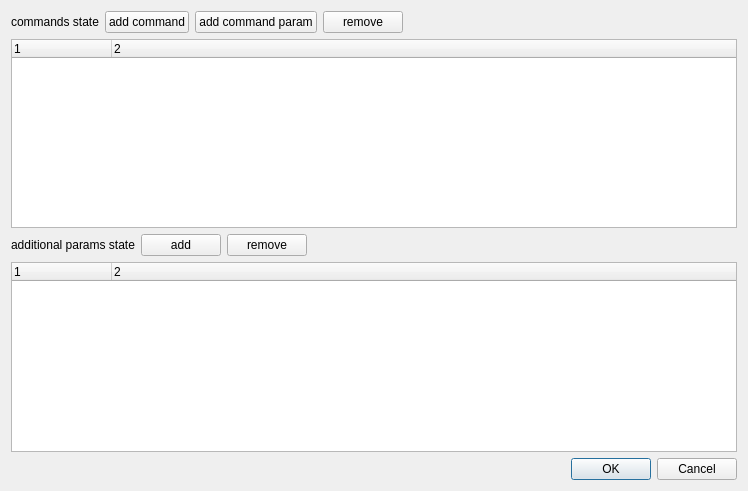
<?xml version="1.0" encoding="UTF-8"?>
<ui version="4.0">
 <class>DeviceStateMapEditDialog</class>
 <widget class="QDialog" name="DeviceStateMapEditDialog">
  <property name="geometry">
   <rect>
    <x>0</x>
    <y>0</y>
    <width>748</width>
    <height>491</height>
   </rect>
  </property>
  <property name="windowTitle">
   <string>State edit</string>
  </property>
  <layout class="QVBoxLayout" name="verticalLayout">
   <item>
    <widget class="QWidget" name="widget" native="true">
     <layout class="QHBoxLayout" name="horizontalLayout">
      <property name="leftMargin">
       <number>0</number>
      </property>
      <property name="topMargin">
       <number>0</number>
      </property>
      <property name="rightMargin">
       <number>0</number>
      </property>
      <property name="bottomMargin">
       <number>0</number>
      </property>
      <item>
       <widget class="QLabel" name="label">
        <property name="text">
         <string>commands state</string>
        </property>
       </widget>
      </item>
      <item>
       <widget class="QPushButton" name="addCmdBtn">
        <property name="text">
         <string>add command</string>
        </property>
       </widget>
      </item>
      <item>
       <widget class="QPushButton" name="addCmdParamBtn">
        <property name="text">
         <string>add command param</string>
        </property>
       </widget>
      </item>
      <item>
       <widget class="QPushButton" name="delCmdElemBtn">
        <property name="text">
         <string>remove</string>
        </property>
       </widget>
      </item>
      <item>
       <spacer name="horizontalSpacer">
        <property name="orientation">
         <enum>Qt::Horizontal</enum>
        </property>
        <property name="sizeHint" stdset="0">
         <size>
          <width>40</width>
          <height>20</height>
         </size>
        </property>
       </spacer>
      </item>
     </layout>
    </widget>
   </item>
   <item>
    <widget class="QTreeWidget" name="commandsStateTree">
     <property name="columnCount">
      <number>2</number>
     </property>
     <column>
      <property name="text">
       <string notr="true">1</string>
      </property>
     </column>
     <column>
      <property name="text">
       <string notr="true">2</string>
      </property>
     </column>
    </widget>
   </item>
   <item>
    <widget class="QWidget" name="widget_2" native="true">
     <layout class="QHBoxLayout" name="horizontalLayout_2">
      <property name="leftMargin">
       <number>0</number>
      </property>
      <property name="topMargin">
       <number>0</number>
      </property>
      <property name="rightMargin">
       <number>0</number>
      </property>
      <property name="bottomMargin">
       <number>0</number>
      </property>
      <item>
       <widget class="QLabel" name="label_2">
        <property name="text">
         <string>additional params state</string>
        </property>
       </widget>
      </item>
      <item>
       <widget class="QPushButton" name="addAdditParamBtn">
        <property name="text">
         <string>add</string>
        </property>
       </widget>
      </item>
      <item>
       <widget class="QPushButton" name="delAdditParamBtn">
        <property name="text">
         <string>remove</string>
        </property>
       </widget>
      </item>
      <item>
       <spacer name="horizontalSpacer_2">
        <property name="orientation">
         <enum>Qt::Horizontal</enum>
        </property>
        <property name="sizeHint" stdset="0">
         <size>
          <width>40</width>
          <height>20</height>
         </size>
        </property>
       </spacer>
      </item>
     </layout>
    </widget>
   </item>
   <item>
    <widget class="QTreeWidget" name="additionalParamsStateTree">
     <property name="columnCount">
      <number>2</number>
     </property>
     <column>
      <property name="text">
       <string notr="true">1</string>
      </property>
     </column>
     <column>
      <property name="text">
       <string notr="true">2</string>
      </property>
     </column>
    </widget>
   </item>
   <item>
    <widget class="QDialogButtonBox" name="buttonBox">
     <property name="orientation">
      <enum>Qt::Horizontal</enum>
     </property>
     <property name="standardButtons">
      <set>QDialogButtonBox::Cancel|QDialogButtonBox::Ok</set>
     </property>
    </widget>
   </item>
  </layout>
 </widget>
 <resources/>
 <connections>
  <connection>
   <sender>buttonBox</sender>
   <signal>accepted()</signal>
   <receiver>DeviceStateMapEditDialog</receiver>
   <slot>accept()</slot>
   <hints>
    <hint type="sourcelabel">
     <x>248</x>
     <y>254</y>
    </hint>
    <hint type="destinationlabel">
     <x>157</x>
     <y>274</y>
    </hint>
   </hints>
  </connection>
  <connection>
   <sender>buttonBox</sender>
   <signal>rejected()</signal>
   <receiver>DeviceStateMapEditDialog</receiver>
   <slot>reject()</slot>
   <hints>
    <hint type="sourcelabel">
     <x>316</x>
     <y>260</y>
    </hint>
    <hint type="destinationlabel">
     <x>286</x>
     <y>274</y>
    </hint>
   </hints>
  </connection>
 </connections>
</ui>
